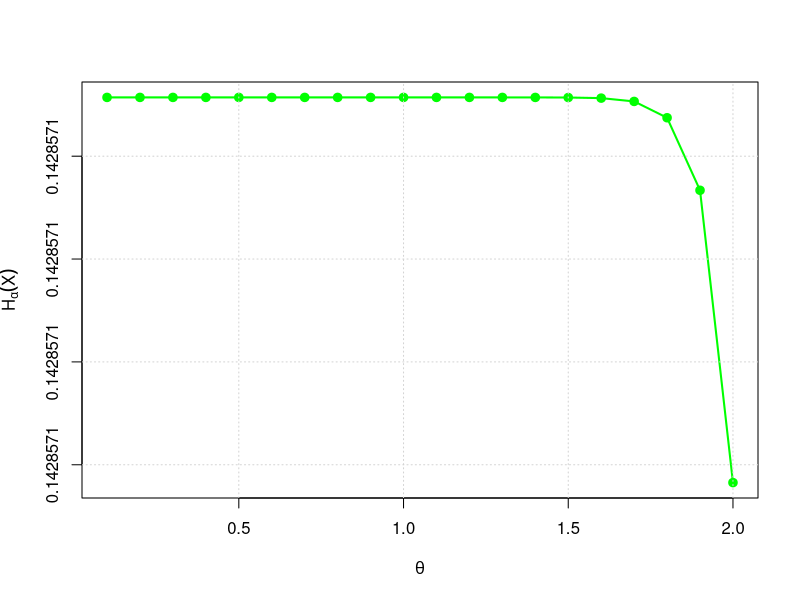

Write R code to recreate this figure.
rm(list = ls())

qDI_kernel <- function(x, theta, q) {
  
  if (theta <= 0 || q <= 0) {
    return(rep(0, length(x)))
  }
  
  # q > 1 : support is (0, infinity)
  if (q > 1) {
    
    z <- 1 + (q - 1) * theta * x
    
    return(
      ifelse(
        z > 0,
        (theta + x^2) * z^(-1 / (q - 1)),
        0
      )
    )
  }
  
  if (q < 1) {
    
    upper <- 1 / ((1 - q) * theta)
    
    z <- 1 + (q - 1) * theta * x
    
    return(
      ifelse(
        x >= 0 & x <= upper & z > 0,
        (theta + x^2) * z^(-1 / (q - 1)),
        0
      )
    )
  }
  
  return(
    (theta + x^2) * exp(-theta * x)
  )
}


C_qDI <- function(theta, q) {
  if (q > 1) {
    
    integ <- integrate(
      function(x)
        qDI_kernel(x, theta, q),
      lower = 0,
      upper = Inf,
      subdivisions = 1000,
      rel.tol = 1e-9
    )$value
  }
  else if (q < 1) {
    
    upper <- 1 / ((1 - q) * theta)
    
    integ <- integrate(
      function(x)
        qDI_kernel(x, theta, q),
      lower = 0,
      upper = upper,
      subdivisions = 1000,
      rel.tol = 1e-9
    )$value
  }
  else {
    
    integ <- integrate(
      function(x)
        qDI_kernel(x, theta, q),
      lower = 0,
      upper = Inf,
      subdivisions = 1000,
      rel.tol = 1e-9
    )$value
  }
  
  return(1 / integ)
}

Tsallis_entropy <- function(theta, q, alpha) {
  
  if (theta <= 0) {
    return(NA)
  }
  
  if (alpha <= 0 || alpha == 1) {
    return(NA)
  }
  
  C <- C_qDI(theta, q)
  
  
  if (q > 1) {
    
    integral_value <- integrate(
      function(x) {
        
        f <- C * qDI_kernel(x, theta, q)
        
        f^alpha
      },
      lower = 0,
      upper = Inf,
      subdivisions = 1000,
      rel.tol = 1e-8
    )$value
  }
  
  
  else if (q < 1) {
    
    upper <- 1 / ((1 - q) * theta)
    
    integral_value <- integrate(
      function(x) {
        
        f <- C * qDI_kernel(x, theta, q)
        
        f^alpha
      },
      lower = 0,
      upper = upper,
      subdivisions = 1000,
      rel.tol = 1e-8
    )$value
  }
  
  else {
    
    integral_value <- integrate(
      function(x) {
        
        f <- C * qDI_kernel(x, theta, q)
        
        f^alpha
      },
      lower = 0,
      upper = Inf,
      subdivisions = 1000,
      rel.tol = 1e-8
    )$value
  }
  
  H <- (1 - integral_value) / (alpha - 1)
  
  return(H)
}

theta_values <- seq(0.1, 2.0, by = 0.1)

q <- 1.30
alpha <- 8

entropy_values <- sapply(
  theta_values,
  function(theta)
    Tsallis_entropy(
      theta = theta,
      q = q,
      alpha = alpha
    )
)

results <- data.frame(
  theta = theta_values,
  Tsallis_Entropy = entropy_values
)

print(results)
plot(
  theta_values,
  entropy_values,
  type = "o",
  pch = 19,
  lwd = 2,
  xlab = expression(theta),
  ylab = expression(H[alpha](X)),col="green"
)

grid()
